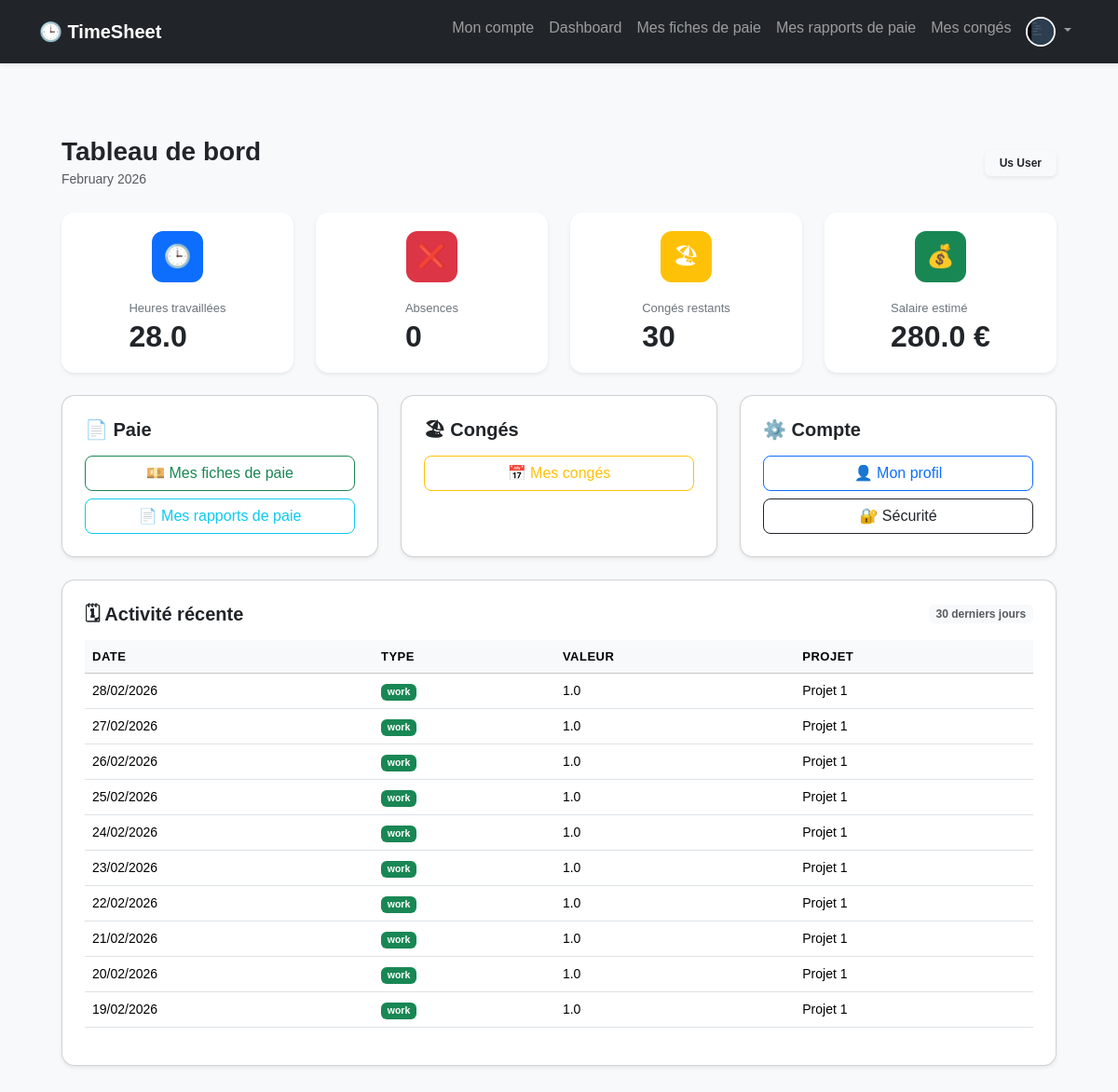
The page /user/dashboard (signed in) on the database its author committed.
### models.py (models this page shows, shortened)
class User(UserMixin, db.Model):
    id = db.Column(db.Integer, primary_key=True)
    nom = db.Column(db.String(100), nullable=False)
    prenom = db.Column(db.String(100), nullable=False)
    email = db.Column(db.String(120), unique=True, nullable=False)
    password_hash = db.Column(db.String(200), nullable=False)
    role = db.Column(db.String(20))  # admin, manager, consultant
    manager_id = db.Column(db.Integer, db.ForeignKey('user.id'))
    manager = db.relationship('User', remote_side=[id])
    project_id = db.Column(db.Integer, db.ForeignKey('project.id'))
    project = db.relationship('Project')
    must_change_password = db.Column(db.Boolean, default=True)
    profile_image = db.Column(db.String(255), default=None)  # chemin vers l'image de profil

class Timesheet(db.Model):
    id = db.Column(db.Integer, primary_key=True)
    user_id = db.Column(db.Integer, db.ForeignKey('user.id'))
    date = db.Column(db.Date)
    type = db.Column(db.String(50))  # work, absence1, absence2
    type = db.Column(db.String(20))  # work, absence1, absence2
    value = db.Column(db.Float)
    project = db.Column(db.String(50))
    created_by = db.Column(db.Integer)  # qui a créé l'entrée (utile pour admin)
    validated = db.Column(db.Boolean, default=False)  # validation par admin

### routes/user.py (the view)
@user_bp.route("/dashboard")
@login_required
def user_dashboard():
    if current_user.role == "admin":
        return redirect("/admin/dashboard")
    now = datetime.now()
    month = now.month
    year = now.year
    total_hours = db.session.query(func.sum(Timesheet.value)).filter(
        Timesheet.user_id == current_user.id,
        Timesheet.type == "work",
        extract('month', Timesheet.date) == month,
        extract('year', Timesheet.date) == year
    ).scalar() or 0
    absences = db.session.query(func.sum(Timesheet.value)).filter(
        Timesheet.user_id == current_user.id,
        Timesheet.type != "work",
        extract('month', Timesheet.date) == month,
        extract('year', Timesheet.date) == year
    ).scalar() or 0
    vacation_used = absences
    vacation_total = 30
    vacation_left = vacation_total - vacation_used
    hourly_rate = current_user.hourly_rate if hasattr(current_user, "hourly_rate") else 10
    estimated_salary = total_hours * hourly_rate
    timesheets = Timesheet.query.filter_by(user_id=current_user.id)\
        .order_by(Timesheet.date.desc()).limit(10).all()
    return render_template(
        "user/dashboard.html",
        total_hours=total_hours,
        absences=absences,
        vacation_left=vacation_left,
        estimated_salary=estimated_salary,
        timesheets=timesheets,
        month=now.strftime("%B %Y")
    )

### app.py (called while the page is built)
@login_manager.user_loader
def load_user(user_id):
    return User.query.get(int(user_id))

### templates/user/dashboard.html (shortened to what this page needs)
{% extends "base.html" %}
{% block content %}
<div class="container-fluid px-4 py-4">
  <div class="d-flex justify-content-between align-items-center mb-4">
    <div>
      <h3 class="fw-bold mb-0">Tableau de bord</h3>
      <small class="text-muted">{{ month }}</small>
    </div>
    <div>
      <span class="badge bg-light text-dark shadow-sm px-3 py-2">
        {{ current_user.prenom }} {{ current_user.nom }}
      </span>
    </div>
  </div>
  <div class="row g-4 mb-4">
    <div class="col-xl-3 col-md-6">
      <div class="card kpi-card shadow-sm">
        <div class="kpi-icon bg-primary">🕒</div>
        <div class="kpi-content">
          <span>Heures travaillées</span>
          <h2>{{ total_hours }}</h2>
        </div>
      </div>
    </div>
    <div class="col-xl-3 col-md-6">
      <div class="card kpi-card shadow-sm">
        <div class="kpi-icon bg-danger">❌</div>
        <div class="kpi-content">
          <span>Absences</span>
          <h2>{{ absences }}</h2>
        </div>
      </div>
    </div>
    <div class="col-xl-3 col-md-6">
      <div class="card kpi-card shadow-sm">
        <div class="kpi-icon bg-warning">🏖</div>
        <div class="kpi-content">
          <span>Congés restants</span>
          <h2>{{ vacation_left }}</h2>
        </div>
      </div>
    </div>
    <div class="col-xl-3 col-md-6">
      <div class="card kpi-card shadow-sm">
        <div class="kpi-icon bg-success">💰</div>
        <div class="kpi-content">
          <span>Salaire estimé</span>
          <h2>{{ estimated_salary }} €</h2>
        </div>
      </div>
    </div>
  </div>
  <div class="row g-4 mb-4">
    <div class="col-lg-4">
      <div class="card shadow-sm p-4 h-100">
        <h5 class="fw-bold mb-3">📄 Paie</h5>
        <a href="{{ url_for('user.user_payroll') }}" class="btn btn-outline-success w-100 mb-2">💴 Mes fiches de paie</a>
        <a href="{{ url_for('user.user_payslips') }}" class="btn btn-outline-info w-100">📄 Mes rapports de paie</a>
      </div>
    </div>
    <div class="col-lg-4">
      <div class="card shadow-sm p-4 h-100">
        <h5 class="fw-bold mb-3">🏖 Congés</h5>
        <a href="{{ url_for('user.user_vacation') }}" class="btn btn-outline-warning w-100 mb-2">📅 Mes congés</a>
      </div>
    </div>
    <div class="col-lg-4">
      <div class="card shadow-sm p-4 h-100">
        <h5 class="fw-bold mb-3">⚙️ Compte</h5>
        <a href="/user/profile" class="btn btn-outline-primary w-100 mb-2">👤 Mon profil</a>
        <a href="/user/change-password" class="btn btn-outline-dark w-100">🔐 Sécurité</a>
      </div>
    </div>
  </div>
  <div class="card shadow-sm p-4">
    <div class="d-flex justify-content-between align-items-center mb-3">
      <h5 class="fw-bold mb-0">🗓 Activité récente</h5>
      <span class="badge bg-light text-muted">30 derniers jours</span>
    </div>
    <div class="table-responsive">
      <table class="table table-hover align-middle">
        <thead class="table-light">
          <tr>
            <th>Date</th>
            <th>Type</th>
            <th>Valeur</th>
            <th>Projet</th>
          </tr>
        </thead>
        <tbody>
          {% for t in timesheets %}
          <tr>
            <td>{{ t.date.strftime("%d/%m/%Y") }}</td>
            <td>
              <span class="badge
                {% if t.type == 'work' %}bg-success
                {% elif 'absence' in t.type %}bg-danger
                {% else %}bg-secondary{% endif %}">
                {{ t.type }}
              </span>
            </td>
            <td>{{ t.value }}</td>
            <td>{{ t.project }}</td>
          </tr>
          {% endfor %}
        </tbody>
      </table>
    </div>
  </div>
</div>
{% endblock %}

### templates/base.html (shortened to what this page needs)
<!DOCTYPE html>
<html lang="fr">
<head>
    <link href="https://cdn.jsdelivr.net/npm/bootstrap@5.3.2/dist/css/bootstrap.min.css" rel="stylesheet">
    <link rel="stylesheet" href="{{ url_for('static', filename='style.css') }}">
</head>
<body class="bg-light">
<nav class="navbar navbar-expand-lg navbar-dark bg-dark shadow-sm">
  <div class="container">
    <a class="navbar-brand fw-bold" href="#">
        🕒 TimeSheet
    </a>
    {% if current_user.is_authenticated %}
    <div class="collapse navbar-collapse" id="navbarNav">
      <ul class="navbar-nav ms-auto">
        {% if current_user.is_authenticated %}
          {% if current_user.role == 'admin' %}
            <li class="nav-item">
              <a class="nav-link" href="{{ url_for('admin.dashboard') }}">Dashboard</a>
            </li>
            <li class="nav-item">
              <a class="nav-link" href="{{ url_for('admin.manage_users') }}">Gérer utilisateurs</a>
            </li>
            <!-- <li class="nav-item">
              <a class="nav-link" href="/admin/timesheet">Feuille de Temps</a>
            </li> -->
            <li class="nav-item">
              <a class="nav-link" href="{{ url_for('admin.create_user') }}">Créer utilisateur</a>
            </li>
             <li class="nav-item">
              <a class="nav-link" href="{{ url_for('admin.manage_vacations') }}">Congés</a>
            </li>
          {% else %}
            <li class="nav-item">
              <a class="nav-link" href="{{ url_for('user.user_profile') }}">Mon compte</a>
            </li>
            <li class="nav-item">
              <a class="nav-link" href="{{ url_for('user.user_dashboard') }}">Dashboard</a>
            </li>
            <li class="nav-item">
              <a class="nav-link" href="{{ url_for('user.user_payroll') }}">Mes fiches de paie</a>
            </li>
            <li class="nav-item">
              <a class="nav-link" href="{{ url_for('user.user_payslips') }}">Mes rapports de paie</a>
            </li>
            <li class="nav-item">
              <a class="nav-link" href="{{ url_for('user.user_vacation') }}">Mes congés</a>
            </li>
          {% endif %}
          <li class="nav-item dropdown">
            <a class="nav-link dropdown-toggle" href="#" id="profileDropdown" role="button" data-bs-toggle="dropdown" aria-expanded="false">
              <img src="{{ url_for('static', filename='profile_images/' + (current_user.profile_image or 'default.png')) }}"
                   alt="Profile" class="navbar-profile-img rounded-circle" width="32" height="32">
            </a>
          </li>
        {% else %}
          <li class="nav-item">
            <a class="nav-link" href="/">Accueil</a>
          </li>
        {% endif %}
      </ul>
    </div>
    {% endif %}
  </div>
</nav>
<body>
<main class="container my-4">
    {% block content %}{% endblock %}
</main>
</body>
</html>

### static/style.css (style rules this page uses)
body { font-family: Arial, sans-serif; background-color: #f5f6fa; margin: 0; padding: 0; }
main { padding: 30px; }
.navbar { background-color: #34495e; padding: 10px 20px; }
.navbar-profile-img { border: 2px solid #fff; cursor: pointer; transition: transform 0.2s; }

### templates/user/dashboard.html (style rules this page uses)
.kpi-card { display:flex; align-items:center; gap:15px; padding:20px; border-radius:12px; border:none; }
.kpi-icon { width:55px; height:55px; border-radius:12px; display:flex; align-items:center; justify-content:center; font-size:24px; color:white; }
.kpi-content span { font-size:13px; color:#6c757d; }
.kpi-content h2 { margin:0; font-weight:700; }
.card { border-radius:14px; }
.table thead th { font-size:13px; text-transform:uppercase; letter-spacing:0.5px; }
.table td { font-size:14px; }
.btn { border-radius:8px; }

### rows shown on the page
User: profile_image (picture), prenom "Us", nom "User"
Timesheet: date "28/02/2026", type "work", value "1.0", project "Projet 1"
Timesheet: date "27/02/2026", type "work", value "1.0", project "Projet 1"
Timesheet: date "26/02/2026", type "work", value "1.0", project "Projet 1"
Timesheet: date "25/02/2026", type "work", value "1.0", project "Projet 1"
Timesheet: date "24/02/2026", type "work", value "1.0", project "Projet 1"
Timesheet: date "23/02/2026", type "work", value "1.0", project "Projet 1"
Timesheet: date "22/02/2026", type "work", value "1.0", project "Projet 1"
Timesheet: date "21/02/2026", type "work", value "1.0", project "Projet 1"
Timesheet: date "20/02/2026", type "work", value "1.0", project "Projet 1"
Timesheet: date "19/02/2026", type "work", value "1.0", project "Projet 1"

### other values the page prints
{{ total_hours }} "28.0"
{{ absences }} "0"
{{ vacation_left }} "30"
{{ estimated_salary }} "280.0"
